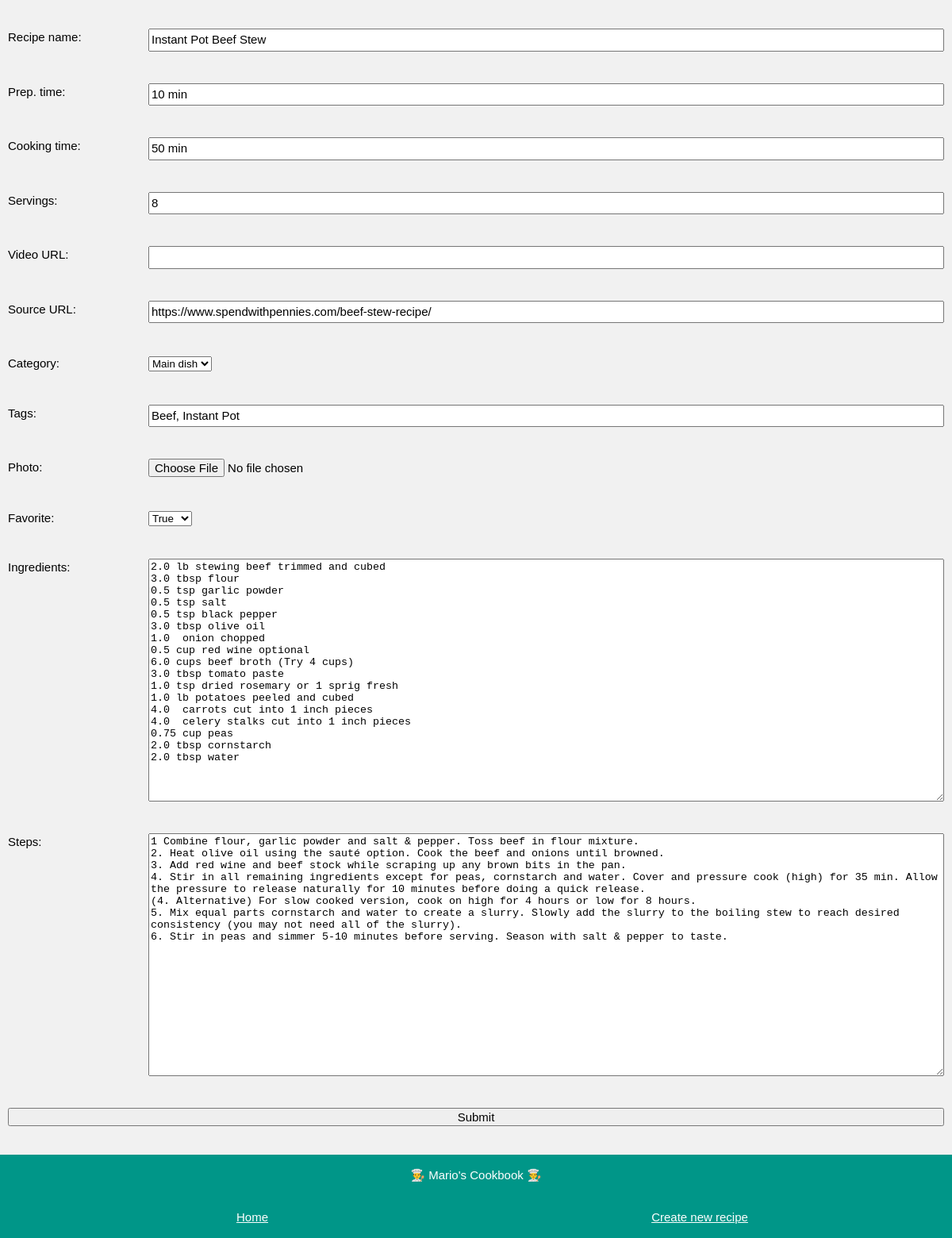
/edit/Instant Pot Beef Stew, run on the app's committed database.
### app_config.py (models this page shows, shortened)
class Recipe(db.Model):
    name = db.Column(db.String, nullable=False, unique=True, primary_key=True)
    prepTime = db.Column(db.String, nullable=False)
    cookingTime = db.Column(db.String, nullable=False)
    servings = db.Column(db.Integer, nullable=False)
    videoURL = db.Column(db.String, nullable=False)
    sourceURL = db.Column(db.String, nullable=False)
    steps = db.Column(db.Text, nullable=False)
    photo = db.Column(db.String, nullable=False)
    favorite = db.Column(db.Boolean, default=False)
    category = db.Column(db.String, nullable=False)
    tags = db.Column(db.String, nullable=False)
    ingredients = db.relationship('Ingredient', backref='recipe', lazy=True)

class Ingredient(db.Model):
    id = db.Column(db.Integer, primary_key=True)
    name = db.Column(db.String, nullable=False)
    amount = db.Column(db.Float, default=0)
    unit = db.Column(db.String, default='')
    recipe_name = db.Column(db.String, db.ForeignKey('recipe.name'), nullable=False)

### app_edit.py (the view, shortened to what this page needs)
@app.route('/edit/<name>', methods=['POST', 'GET'])
def edit(name):
    if request.method == 'GET':
        recipe = Recipe.query.get(name)
        amounts = []
        for ingredient in recipe.ingredients:
            amount = ingredient.amount
            amounts.append(amount)
        n_amounts = range(len(amounts))
        return render_template('edit.html', recipe=recipe, amounts=amounts,
                               n_amounts=n_amounts, new=False, categories = known_categories)

### templates/edit.html (shortened to what this page needs)
<!DOCTYPE html>
<html>
<head>
    <link rel="stylesheet" href="../static/css/edit.css">
    <link rel='stylesheet' href='../static/css/fonts.css'>
</head>
<body class="background-color">
    <div class="page-container">
        {% if new == False %}
        <form action="/edit/{{recipe.name}}" method="POST" enctype="multipart/form-data">
        {% else %}
        <form action="/new/" method="POST" enctype="multipart/form-data">
        {% endif %}
            <div class="form-item">
                <label for="name">Recipe name: </label>
                {% if new == False %}
                <input type="text" id="name" name="name" value="{{recipe.name}}">
                {% else %}
                <input type="text" id="name" name="name">
                {% endif %}
            </div>
            <div class="form-item">
                <label for="prepTime">Prep. time: </label>
                {% if new == False %}
                <input type="text" id="prepTime" name="prepTime" value="{{recipe.prepTime}}">
                {% else %}
                <input type="text" id="prepTime" name="prepTime">
                {% endif %}
            </div>
            <div class="form-item">
                <label for="cookingTime">Cooking time: </label>
                {% if new == False %}
                <input type="text" id="cookingTime" name="cookingTime" value="{{recipe.cookingTime}}">
                {% else %}
                <input type="text" id="cookingTime" name="cookingTime">
                {% endif %}
            </div>
            <div class="form-item">
                <label for="servings">Servings: </label>
                {% if new == False %}
                <input type="number" step="1" id="servings" name="servings" value="{{recipe.servings}}">
                {% else %}
                <input type="number" step="1" id="servings" name="servings">
                {% endif %}
            </div>
            <div class="form-item">
                <label for="videoURL">Video URL: </label>
                {% if new == False %}
                <input type="text" id="videoURL" name="videoURL" value="{{recipe.videoURL}}">
                {% else %}
                <input type="text" id="videoURL" name="videoURL">
                {% endif %}
            </div>
            <div class="form-item">
                <label for="sourceURL">Source URL: </label>
                {% if new == False %}
                <input type="text" id="sourceURL" name="sourceURL" value="{{recipe.sourceURL}}">
                {% else %}
                <input type="text" id="sourceURL" name="sourceURL">
                {% endif %}
            </div>
            <div class="form-item">
                <label for="category">Category: </label>
                <div class="custom-select" style="width:200px;">
                    {% if new == False %}
                    <select id="category" name="category">
                        {% for c in categories%}
                            <option value="{{c}}" {%if recipe.category == c %} selected {% endif %}> {{c}} </option>
                        {% endfor %}
                    </select>
                    {% else %}
                    <select id="category" name="category">
                        {% for c in categories%}
                            <option value="{{c}}" > {{c}} </option>
                        {% endfor %}
                    </select>
                    {% endif %}
                </div>
            </div>
            <div class="form-item">
                <label for="tags">Tags: </label>
                {% if new == False %}
                <input type="text" id="tags" name="tags" value="{{recipe.tags}}">
                {% else %}
                <input type="text" id="tags" name="tags">
                {% endif %}
            </div>
            <div class="form-item">
                <label for="photo">Photo: </label>
                <input type="file" id="file" name="file">
            </div>
            <div class="form-item">
                <label for="favorite">Favorite: </label>
                <div class="custom-select" style="width:200px;">
                    <select id="favorite" name="favorite">
                        {% if new == False %}
                        {% if recipe.favorite == False %}
                        <option value="0" selected>False</option>
                        <option value="1">True</option>
                        {% else %}
                        <option value="1" selected>True</option>
                        {% endif %}
                        {% else %}
                        <option value="0">False</option>
                        <option value="1">True</option>
                        {% endif %}
                    </select>
                </div>
            </div>
            <div class="form-item">
                <label for="ingredients">Ingredients: </label>
                {% if new == False %}
                <textarea id="ingredients" name="ingredients" rows="20" cols="50">
{% for i in n_amounts %}{{ amounts[i] }} {{ recipe.ingredients[i].unit }} {{ recipe.ingredients[i].name }}
{% endfor %}</textarea>
                {% else %}
                <textarea id="ingredients" name="ingredients" rows="20" cols="50"></textarea>
                {% endif %}
            </div>
            <div class="form-item">
                <label for="steps">Steps: </label>
                {% if new == False %}
                <textarea id="steps" name="steps" rows="20" cols="50">{{recipe.steps}}</textarea>
                {% else %}
                <textarea id="steps" name="steps" rows="20" cols="50"></textarea>
                {% endif %}
            </div>
            <div class="form-item-submit">
                <input type="submit" value="Submit">
            </div>
        </form>
    </div>
    <footer class="footer">
        <p class='footer-item'>👨‍🍳 Mario's Cookbook 👨‍🍳</p>
        <div class='footer-grid'>
            <div class='footer-item'><a href="/"> Home</a></div>
            <div class='footer-item'><a href="/new"> Create new recipe</a></div>
        </div>
    </footer>
</body>
</html>

### static/css/edit.css (style rules this page uses)
body { --themeColor: #009688; --grey:#757575; }
.background-color { color:#000!important;background-color:#f1f1f1!important }
.page-container { margin-left:auto;margin-right:auto;margin-top:16px!important;max-width:1400px; }
.form-item { display: grid; grid-template-columns: 15% 85%; padding:20px 10px }
.form-item-submit { display: grid; grid-template-columns: 100%; padding:20px 10px }
input { font:inherit;margin:0 }
.footer { padding:0.01em 16px; color:#fff!important;background-color:var(--themeColor)!important; text-align:center; display:inline-block;width:100%; margin-top:16px!important }
.footer-grid { display: grid; grid-template-columns: 50% 50%; padding:1em 20px; }
.footer-item { color:#fff }
p { color:#3d3d3d; }
html,body,h1,h2,h3,h4,h5,h6 { font-family: "Roboto", sans-serif }
a { color: inherit; background-color:transparent }
html { box-sizing:border-box }
*,*:before,*:after { box-sizing:inherit }
html { -ms-text-size-adjust:100%;-webkit-text-size-adjust:100% }
body { margin:0 }
html,body { font-family:Verdana,sans-serif;font-size:15px;line-height:1.5 }
html { overflow-x:hidden }

### data on the page
Recipe: name "Instant Pot Beef Stew", prepTime "10 min", cookingTime "50 min", servings "8", sourceURL "https://www.spendwithpennies.com/beef-stew-recipe/", category "Main dish", tags "Beef, Instant Pot", favorite "True", steps "1 Combine flour, garlic powder and salt & pepper. Toss beef in flour mixture. 2. Heat olive oil using the sauté option. Cook the beef and onions until browned. 3. Add red wine and beef stock while scraping up any brown bits in the pan. 4. Stir in all remaining ingredients except for peas, cornstarch and water. Cover and pressure cook (high) for 35 min. Allow the pressure to release naturally for 10 minutes before doing a quick release. (4. Alternative) For slow cooked version, cook on high for 4 hours or low for 8 hours. 5. Mix equal parts cornstarch and water to create a slurry. Slowly add the slurry to the boiling stew to reach desired consistency (you may not need all of the slurry). 6.…"
Ingredient: ingredients "2.0 lb stewing beef trimmed and cubed 3.0 tbsp flour 0.5 tsp garlic powder 0.5 tsp salt 0.5 tsp black pepper 3.0 tbsp olive oil 1.0 onion chopped 0.5 cup red wine optional 6.0 cups beef broth (Try 4 cups) 3.0 tbsp tomato paste 1.0 tsp dried rosemary or 1 sprig fresh 1.0 lb potatoes peeled and cubed 4.0 carrots cut into 1 inch pieces 4.0 celery stalks cut into 1 inch pieces 0.75 cup peas 2.0 tbsp cornstarch 2.0 tbsp water"
